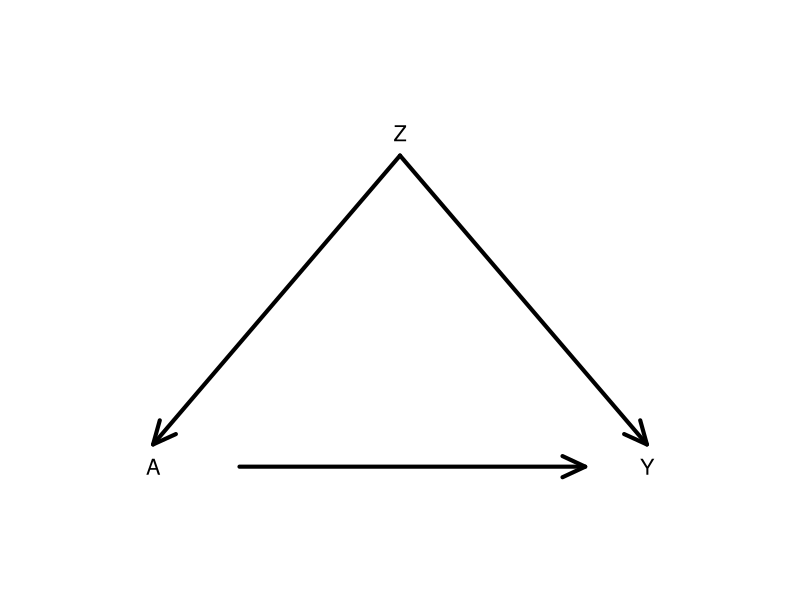
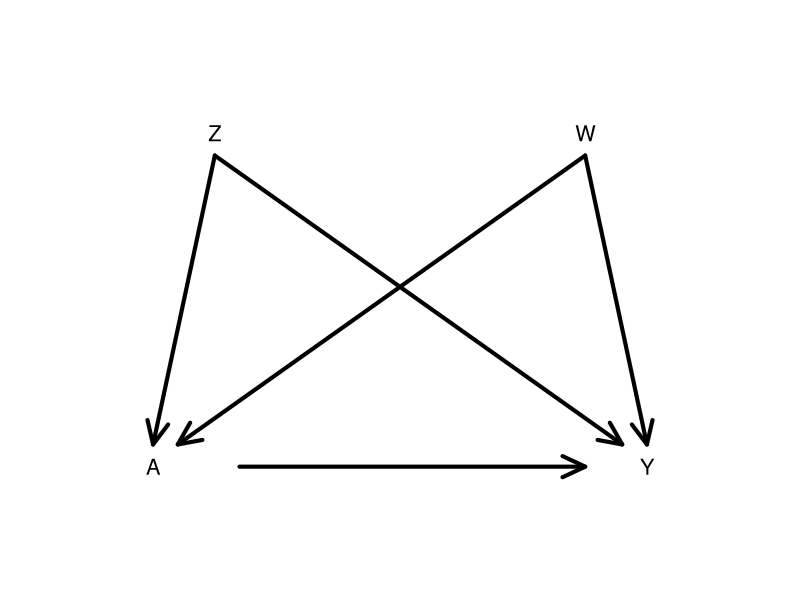

Generate these figures, in order, with R: (Note: this script raises an error after producing the figures.)
## ---- chunk 1
knitr::opts_chunk$set(echo=TRUE, eval=FALSE)
## ---- chunk 2
par(mar = rep(0,4))
plot(1, type = "n", xaxt = "n", yaxt = "n", bty = "n", xlab = "", ylab = "", xlim = c(0,6), ylim = c(0,5))
text(c("A", "Z", "Y"), x = c(1,3,5), y = c(1,4,1), cex = 1.3)
arrows(x0 = c(3,3), y0 = c(4,4)-0.2, x1 = c(1,5), y1 = c(1,1)+0.2, angle = 25, lwd = 4)
arrows(x0 = 1.7, y0 = 1, x1 = 4.5, y1 = 1, angle = 25, lwd = 4)
## ---- chunk 3
library(dplyr)
## ---- chunk 4
set.seed(22)
n <- 1e6
Z <- rbinom(n, size = 1, prob = 0.5)
p_A <- dplyr::case_when(
    Z==1 ~ 0.8,
    Z==0 ~ 0.3
)
A <- rbinom(n, size = 1, prob = p_A)
p_Y <- dplyr::case_when(
    Z==1 & A==1 ~ 0.3,
    Z==1 & A==0 ~ 0.6,
    Z==0 & A==1 ~ 0.9,
    Z==0 & A==0 ~ 0.2
)
Y <- rbinom(n, size = 1, prob = p_Y)
A_do_1 <- rep(1, n)
A_do_0 <- rep(0, n)

p_Y_Ado1 <- dplyr::case_when(
    Z==1 & A_do_1==1 ~ 0.3,
    Z==1 & A_do_1==0 ~ 0.6,
    Z==0 & A_do_1==1 ~ 0.9,
    Z==0 & A_do_1==0 ~ 0.2
)
Y_Ado1 <- rbinom(n, size = 1, prob = p_Y_Ado1)

p_Y_Ado0 <- dplyr::case_when(
    Z==1 & A_do_0==1 ~ 0.3,
    Z==1 & A_do_0==0 ~ 0.6,
    Z==0 & A_do_0==1 ~ 0.9,
    Z==0 & A_do_0==0 ~ 0.2
)
Y_Ado0 <- rbinom(n, size = 1, prob = p_Y_Ado0)


sim_data <- data.frame(Z, A, Y, Y_Ado1, Y_Ado0)

sum(sim_data$Y_Ado1==1)/n
sum(sim_data$Y_Ado0==1)/n

(sum(sim_data$Y_Ado1==1)/n)-(sum(sim_data$Y_Ado0==1)/n)
## ---- chunk 5
# Fit a logistic regression model to estimate propensity scores
ps_mod <- glm(A ~ Z, data = sim_data, family = "binomial")

# Get the actual propensity scores
# predict(..., type = "response") gives the predicted probabilities from logistic regression
# What computations are going on behind the scenes?
sim_data$PS <- dplyr::case_when(
    A==1 ~ predict(ps_mod, type = "response"),
    A==0 ~ 1-predict(ps_mod, type = "response")
)

# Form inverse probability weights
sim_data$weight <- 1/sim_data$PS

# Use the IP weights to estimate:
# (1) the average outcome if all people were treated
# (2) the average outcome if all people were untreated
# group_by() forms groups according to the given variable
# summarize() computes a summary measure for those groups
results <- sim_data %>%
    group_by(A) %>%
    summarize(Y_po_estim = sum(Y*weight)/sum(weight))

# Display estimates (1) and (2)
results

# Compute the estimated average causal effect (ACE)
# How does it compare to the truth from "do"ing?
diff(results$Y_po_estim)
## ---- chunk 6
par(mar = rep(0,4))
plot(1, type = "n", xaxt = "n", yaxt = "n", bty = "n", xlab = "", ylab = "", xlim = c(0,6), ylim = c(0,5))
text(c("A", "Z", "W", "Y"), x = c(1,1.5,4.5,5), y = c(1,4,4,1), cex = 1.3)
arrows(x0 = c(1.5,1.5), y0 = c(4,4)-0.2, x1 = c(1,4.8), y1 = c(1,1)+0.2, angle = 25, lwd = 4)
arrows(x0 = c(4.5,4.5), y0 = c(4,4)-0.2, x1 = c(1.2,5), y1 = c(1,1)+0.2, angle = 25, lwd = 4)
arrows(x0 = 1.7, y0 = 1, x1 = 4.5, y1 = 1, angle = 25, lwd = 4)
## ---- chunk 7
p_B <- dplyr::case_when(
    B==1 ~ 0.8,
    B==0 ~ 0.4
)
p_C <- dplyr::case_when(
    C==1 ~ 0.9,
    C==0 ~ 0.5
)
p_D <- dplyr::case_when(
    D==1 ~ 0.7,
    D==0 ~ 0.1
)
p_A <- p_B*p_C*p_D
## ---- chunk 8
p_A_D1 <- p_B*p_C*0.7
## ---- chunk 9
p_A_D1 <- p_B*p_C*0.1
## ---- chunk 10
p_A <- dplyr::case_when(
    Z==1 & W==1 ~ 0.3,
    Z==1 & W==0 ~ 0.6,
    Z==0 & W==1 ~ 0.9,
    Z==0 & W==0 ~ 0.2
)
## ---- chunk 11
    results <- sim_data %>%
        group_by(A) %>%
        summarize(
            Y_po_estim1 = sum(Y*weight1)/sum(weight1),
            Y_po_estim2 = sum(Y*weight2)/sum(weight2)
        )
